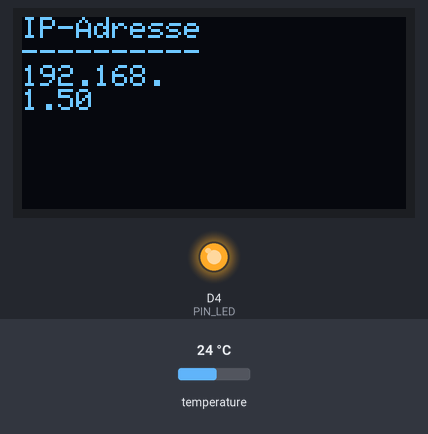
The sketch below on a simulated ESP8266 (Wemos D1 mini). Shown: 128×64 one-colour display, output pins drawn as LEDs (lit = HIGH). The inputs (shaded band) are chosen by the test bench; at power-on: temperature 24 °C. WiFi joins after 1.5 s; servers stay silent unless stated; the display library's start-up logo is not drawn; EEPROM starts erased; what the sketch prints to the serial monitor is not drawn.

Above: at 1.7 s.
At 11.1 s:
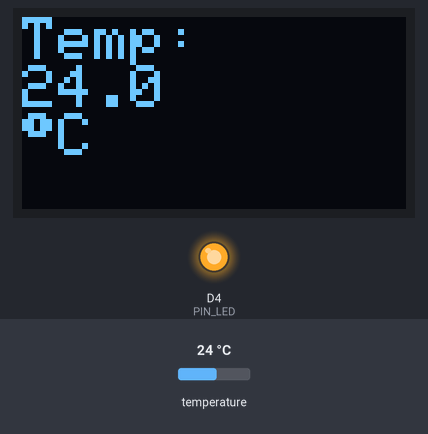
11.2 s: temperature set to 7 °C
At 16.5 s:
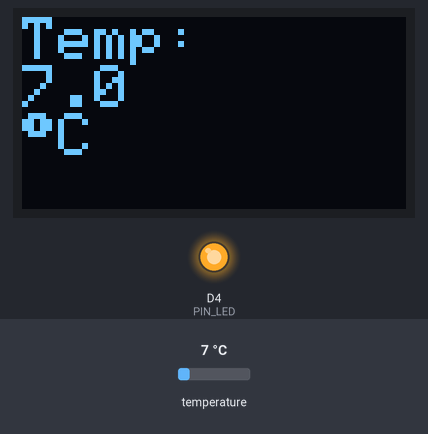
21.1 s: temperature set to 9.3 °C
At 26.6 s:
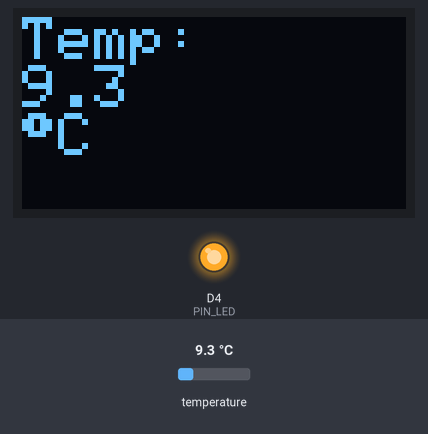
27.0 s: temperature set to 10.3 °C
At 35.3 s:
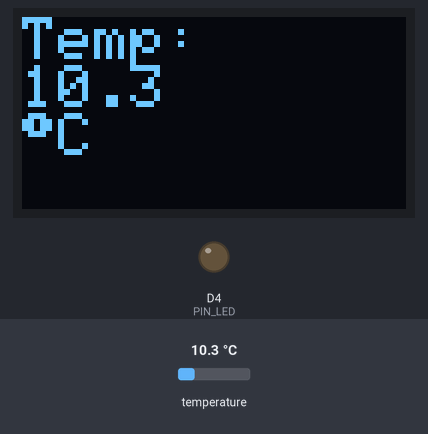
Timing chart, 0 to 37.1 s (numbered marks = the images above; inputs shaded):
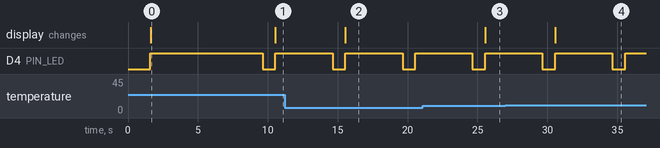

Measured:
- the behaviour switches between 9.9 and 10 °C on temperature (found by bisection; images 3 and 4)
- after the input at 11.2 s, the display: changes after 4.3 s (image 2)
- after the input at 21.1 s, the display: changes after 4.5 s (image 3)
- after the input at 27.0 s, the display: changes after 3.6 s (image 4)
- by itself, D4 (PIN_LED): alternates HIGH for 4.1 s and LOW for 0.91 s
- what the display in image 0 shows lasts 8.9 s, from 1.6 s to 10.5 s

The sketch:

IThermometer.ino
```cpp
// iThermometer by emilio
// D3 : DS18B20 Sensor
// Optional WEMOS OLED

#include <ESP8266WiFi.h>                             //https://github.com/esp8266/Arduino
#include <EEPROM.h>
#include <WiFiManager.h>                             //https://github.com/kentaylor/WiFiManager
#include <ESP8266WebServer.h>                        //http://www.wemos.cc/tutorial/get_started_in_arduino.html
#include <DoubleResetDetector.h>                     //https://github.com/datacute/DoubleResetDetector
#include <OneWire.h>                                 //http://www.pjrc.com/teensy/td_libs_OneWire.html
#include <Adafruit_GFX.h>                            //https://github.com/adafruit/Adafruit-GFX-Library
#include <Adafruit_SSD1306.h>                        //https://github.com/mcauser/Adafruit_SSD1306

#define Version "2.1.4"

#define deltaMeldungMillis 5000                      // Sendeintervall an die Brauerei in Millisekunden
#define DRD_TIMEOUT 10                               // Number of seconds after reset during which a subseqent reset will be considered a double reset.
#define DRD_ADDRESS 0                                // RTC Memory Address for the DoubleResetDetector to use
#define RESOLUTION 12                                // OneWire - 12bit resolution == 750ms update rate
#define OWinterval (800 / (1 << (12 - RESOLUTION)))
#define OLED_RESET 0


Adafruit_SSD1306 display(OLED_RESET);

DoubleResetDetector drd(DRD_TIMEOUT, DRD_ADDRESS);

IPAddress UDPip(192,168,178,255);                     // IP-Adresse an welche UDP-Nachrichten geschickt werden xx.xx.xx.255 = Alle Netzwerkteilnehmer die am Port horchen.
unsigned int answerPort = 5003;                       // Port auf den Temperaturen geschickt werden
ESP8266WebServer server(80);                          // Webserver initialisieren auf Port 80
WiFiUDP Udp;

OneWire ds(D3);                                       // OneWire an pin D3

const int PIN_LED = 2;                                // Controls the onboard LED.
bool initialConfig = false;                           // Indicates whether ESP has WiFi credentials saved from previous session, or double reset detected
char charVal[8];
unsigned long jetztMillis = 0, letzteUDPMillis = 0, letzteMeldungMillis = 0;
float Temp = 0.0;

void Hauptseite()
{
  char dummy[8];
  String Antwort = "";
  Antwort += "<meta http-equiv='refresh' content='5'/>";
  Antwort += "<font face=";
  Antwort += char(34);
  Antwort += "Courier New";
  Antwort += char(34);
  Antwort += ">";

  Antwort += "<b>Aktuelle Temperatur: </b>\n</br>";

  dtostrf(Temp, 5, 1, dummy);
  Antwort += dummy;
  Antwort += " ";
  Antwort += char(176);
  Antwort += "C\n</br>";

  Antwort +="</br>Verbunden mit: ";
  Antwort +=WiFi.SSID();
  Antwort +="</br>Signalstaerke: ";
  Antwort +=WiFi.RSSI();
  Antwort +="dBm  </br>";
  Antwort +="</br>IP-Adresse: ";
  IPAddress IP = WiFi.localIP();
  Antwort += IP[0];
  Antwort += ".";
  Antwort += IP[1];
  Antwort += ".";
  Antwort += IP[2];
  Antwort += ".";
  Antwort += IP[3];
  Antwort +="</br>";
  Antwort +="</br>UDP-OUT port: ";
  Antwort +=answerPort;
  Antwort +="</br></br>";
  Antwort += "</font>";
  server.send ( 300, "text/html", Antwort );
}

void DisplayOut() {
  dtostrf(Temp, 3, 1, charVal);
  display.clearDisplay();
  display.setTextSize(2);
  display.setTextColor(WHITE);
  display.setCursor(0,0);
  display.println("Temp:");
  display.println(charVal);
  display.write(247);
  display.print("C");
  display.display();
}

void UDPOut() {
  dtostrf(Temp, 3, 1, charVal);
  Udp.beginPacket(UDPip, answerPort);
  Udp.write('T');
  if (Temp<10) {Udp.write(' ');}
  Udp.write(charVal);
  Udp.write('t');
  Udp.println();
  Udp.endPacket();
}

void USBOut()
{
  dtostrf(Temp, 4, 1, charVal);
  delay(100);
  for (int i = 0; i < sizeof(charVal)-1; i++) { Serial.write(charVal[i]); }
  Serial.write(35);
  Serial.println();
}

float DS18B20lesen()
{
  int TReading, SignBit;
  byte i, present = 0, data[12], addr[8];
  if ( !ds.search(addr))  { ds.search(addr); }        // Wenn keine weitere Adresse vorhanden, von vorne anfangen
  ds.reset();
  ds.select(addr);
  ds.write(0x44, 1);                                  // start Konvertierung, mit power-on am Ende
  delay(750);                                         // 750ms sollten ausreichen
  present = ds.reset();
  ds.select(addr);
  ds.write(0xBE);                                     // Wert lesen
  for ( i = 0; i < 9; i++) { data[i] = ds.read(); }
  TReading = (data[1] << 8) + data[0];
  SignBit = TReading & 0x8000;                        // test most sig bit
  if (SignBit) {TReading = (TReading ^ 0xffff) + 1;}  // 2's comp
  Temp = TReading * 0.0625;                           // Für DS18S20  temperatur = TReading*0.5
  if (SignBit) {Temp = Temp * -1;}
  return Temp;
}

void ReadSettings() {
  EEPROM.begin(512);
  int addr=0;
  addr += EEPROM.get(addr, answerPort);
  EEPROM.commit();
  EEPROM.end();
}

void WriteSettings() {
  EEPROM.begin(512);
  int addr=0;
  addr += EEPROM.put(addr, answerPort);
  EEPROM.end();
}

void setup() {
  pinMode(PIN_LED, OUTPUT);
  Serial.begin(19200);
  Serial.println("\n");
  Serial.println("Starting");
  Serial.print("iThermometer V");
  Serial.println(Version);

  display.begin(SSD1306_SWITCHCAPVCC, 0x3C);  // initialize with the I2C addr 0x3C (for the 64x48)
  display.display();

  WiFi.mode(WIFI_STA); // Force to station mode because if device was switched off while in access point mode it will start up next time in access point mode.
  WiFi.setOutputPower(20.5);
  WiFi.setAutoConnect(true);
  WiFi.setAutoReconnect(true);

  ReadSettings();

  WiFi.printDiag(Serial);            //Remove this line if you do not want to see WiFi password printed

  if (WiFi.SSID()==""){
    Serial.println("We haven't got any access point credentials, so get them now");
    initialConfig = true;
  }

  if (drd.detectDoubleReset()) {
    Serial.println("Double Reset Detected");
    initialConfig = true;
  }

  if (initialConfig) {
    Serial.println("Starting configuration portal.");
    digitalWrite(PIN_LED, LOW); // turn the LED on by making the voltage LOW to tell us we are in configuration mode.
    char convertedValue[5];

    sprintf(convertedValue, "%d", answerPort);
    WiFiManagerParameter p_answerPort("answerPort", "send temperature on UDP Port", convertedValue, 5);

    WiFiManager wifiManager;
    wifiManager.setBreakAfterConfig(true);
    wifiManager.addParameter(&p_answerPort);
    wifiManager.setConfigPortalTimeout(300);

    if (!wifiManager.startConfigPortal()) {
      Serial.println("Not connected to WiFi but continuing anyway.");
    } else {
      //if you get here you have connected to the WiFi
      Serial.println("connected...yeey :)");
    }

    answerPort = atoi(p_answerPort.getValue());

    WriteSettings();

    WiFi.setAutoConnect(true);
    WiFi.setAutoReconnect(true);

  }

  digitalWrite(PIN_LED, HIGH); // Turn led off as we are not in configuration mode.

  unsigned long startedAt = millis();
  Serial.print("After waiting ");
  int connRes = WiFi.waitForConnectResult();
  float waited = (millis()- startedAt);
  Serial.print(waited/1000);
  Serial.print(" secs in setup() connection result is ");
  Serial.println(connRes);

  if (WiFi.status()!=WL_CONNECTED){
    Serial.println("failed to connect, finishing setup anyway");
  } else{
    Serial.print("local ip: ");
    Serial.println(WiFi.localIP());
    UDPip=WiFi.localIP();
    Serial.print("UDP-Port: ");
    Serial.println(answerPort);
    UDPip=WiFi.localIP();
    display.clearDisplay();
    display.setTextSize(1);
    display.setTextColor(WHITE);
    display.setCursor(0,0);
    display.println("IP-Adresse");
    display.println("----------");
    display.print(UDPip[0]);
    display.print(".");
    display.print(UDPip[1]);
    display.println(".");
    display.print(UDPip[2]);
    display.print(".");
    display.print(UDPip[3]);
    display.display();
    delay(8000);
    UDPip[3]=255;
    server.on("/", Hauptseite);
    server.begin();                          // HTTP-Server starten
  }

}

void loop() {

  drd.loop();

  jetztMillis = millis();

  server.handleClient(); // auf HTTP-Anfragen warten

  if (WiFi.status()!=WL_CONNECTED){
    WiFi.reconnect();
    Serial.println("lost connection");
    delay(5000);
  } else{
    if(!deltaMeldungMillis == 0 && jetztMillis - letzteMeldungMillis > deltaMeldungMillis)
    {
      digitalWrite(PIN_LED, LOW);
      Temp = DS18B20lesen();
      UDPOut();
      USBOut();
      DisplayOut();
      Hauptseite();
      letzteMeldungMillis = jetztMillis;
      digitalWrite(PIN_LED, HIGH);
    }
  }
}
```
